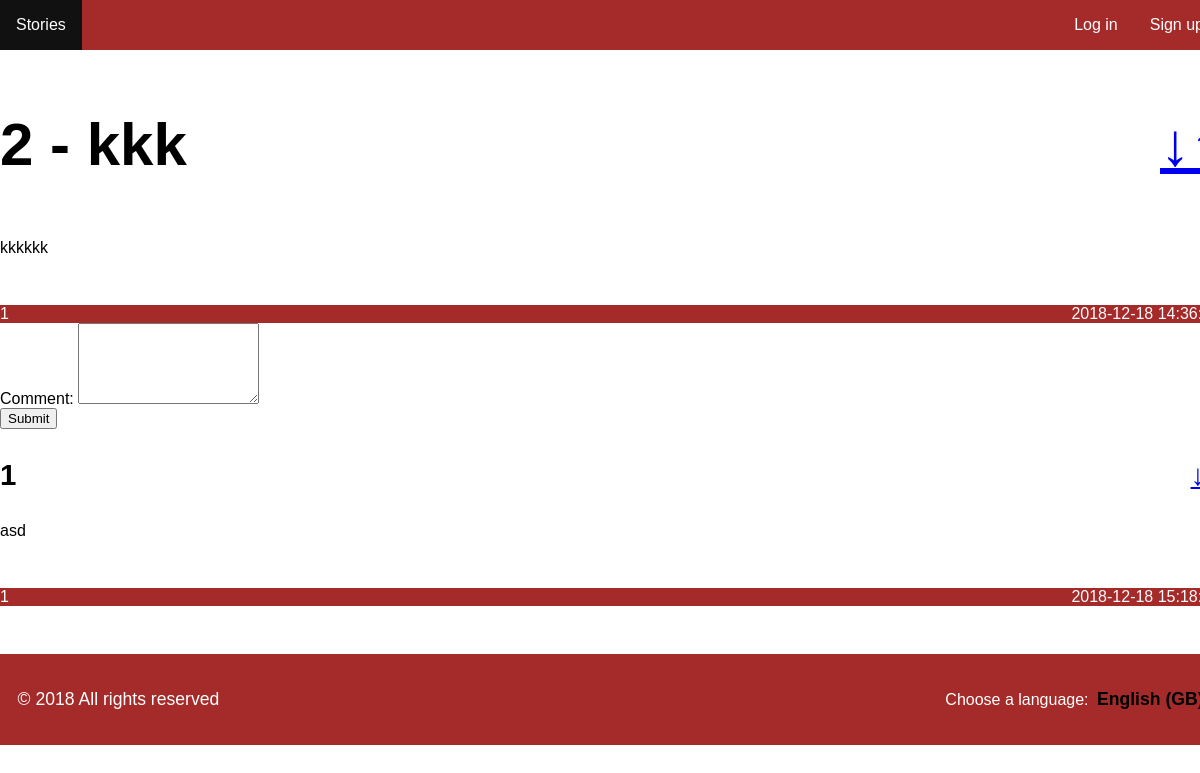
Page /pages/story.php?id=1 on the committed database.
### tables this page shows
CREATE TABLE story (    
    id INTEGER PRIMARY KEY AUTOINCREMENT NOT NULL,
    channel_id INTEGER,
    user_id INTEGER,
    title VARCHAR NOT NULL,
    description VARCHAR NOT NULL,
    date DATETIME NOT NULL,
    karma INTEGER,
        FOREIGN KEY (channel_id) REFERENCES channel(id),
        FOREIGN KEY (user_id) REFERENCES user(id)
);

CREATE TABLE comment (    
    id INTEGER PRIMARY KEY AUTOINCREMENT NOT NULL,
    story_id INTEGER,
    user_id INTEGER,
    description VARCHAR NOT NULL,
    date DATETIME NOT NULL,
    karma INTEGER,
        FOREIGN KEY (story_id) REFERENCES story(id),
        FOREIGN KEY (user_id) REFERENCES user(id)
);

### pages/story.php (called while the page is built)
<?php
	include_once('../config/init.php');
	include_once('../database/story.php');
	include_once('../database/comment.php');
	$story_id = $_GET['id'];
	$story = getStory($story_id);
	$comments = getAllComments($story_id);
	include_once('../templates/header.php');
	include_once('../templates/template_story.php');
	include_once('../templates/footer.php');
?>

### database/story.php (called while the page is built, shortened)
<?php
	function getStory($story_id) {
		global $conn;
		$stmt = $conn->prepare('SELECT * FROM story WHERE id = ?');
		$stmt->execute(array($story_id));
		return $stmt->fetch();
	}
?>

### database/comment.php (called while the page is built, shortened)
<?php
  function getAllComments($story_id) {
    global $conn;
    $stmt = $conn->prepare('SELECT * FROM comment WHERE story_id = ? ORDER BY `date` Desc');
    $stmt->execute(array($story_id));
    return $stmt->fetchAll();
  }
?>

### templates/template_story.php (the view, shortened to what this page needs)
<section id="main" >
  <div id="story-content">
    <article>
      <header>
        <h1>
          <?php echo $story['karma']; ?> - <?php echo $story['title']; ?>
          <a style="float: right;" href="../actions/action_story_upvote.php?id=<?php echo $story['id']; ?>" class="upvote">&uparrow;</a>
          <a style="float: right;" href="../actions/action_story_downvote.php?id=<?php echo $story['id']; ?>" class="downvote">&downarrow;</a>
        </h1>
      </header>
      <div class="description">
        <?php echo $story['description']; ?>
      </div>
      <footer>
        <span class="author"><?php echo $story['user_id']; ?></span>
        <span class="date">
          <?php echo $story['date']; ?>
        </span>
      </footer>
    </article>
  </div>
  <div id="add-comment">
    <form action="../actions/action_add_comment.php" method="POST">
      <div class="form-group">
        <label for="comment">Comment: </label>
        <textarea id="comment" name="comment" required rows="5"></textarea>
      </div>
      <div class="form-group">
        <input type="submit" value="Submit">
      </div>
    </form>
  </div>
  <div id="comments" >
    <?php foreach ($comments as $key => $comment) { ?>
      <article>
        <header>
          <h3>
            <span>
              <?php echo $comment['karma']; ?>
            </span>
            <a style="float: right;" href="../actions/action_comment_downvote.php?id=<?php echo $comment['id']; ?>&story_id=<?php echo $story['id']; ?>" class="downvote">&downarrow;</a>
          </h3>
        </header>
        <div class="description">
          <?php echo $comment['description']; ?>
        </div>
        <footer>
          <span class="author"><?php echo $comment['user_id']; ?></span>
          <span class="date">
            <?php echo $comment['date']; ?>
          </span>
        </footer>
      </article>
    <?php } ?>
  </div>
</section>

### css/allpages.css (style rules this page uses)
h1 { font-size: 3.75em; }
h3 { font-size: 1.84em; }
body { width: 1220px; height: 100vh; margin: 0 auto; font-family: 'Montserrat', sans-serif; -webkit-font-smoothing: antialiased; color: #000000; box-shadow: 0px 30px 40px rgba(0,0,0,.1); }
footer { margin-top: 3em; display: flex; flex-direction: row; align-items: baseline; justify-content: space-between; color: white; background-color: #A52A2A; }

### rows in the picture
story: karma "2", title "kkk", description "kkkkkk", user "1", date "2018-12-18…"
comment: karma "1", description "asd", user "1", date "2018-12-18…"
